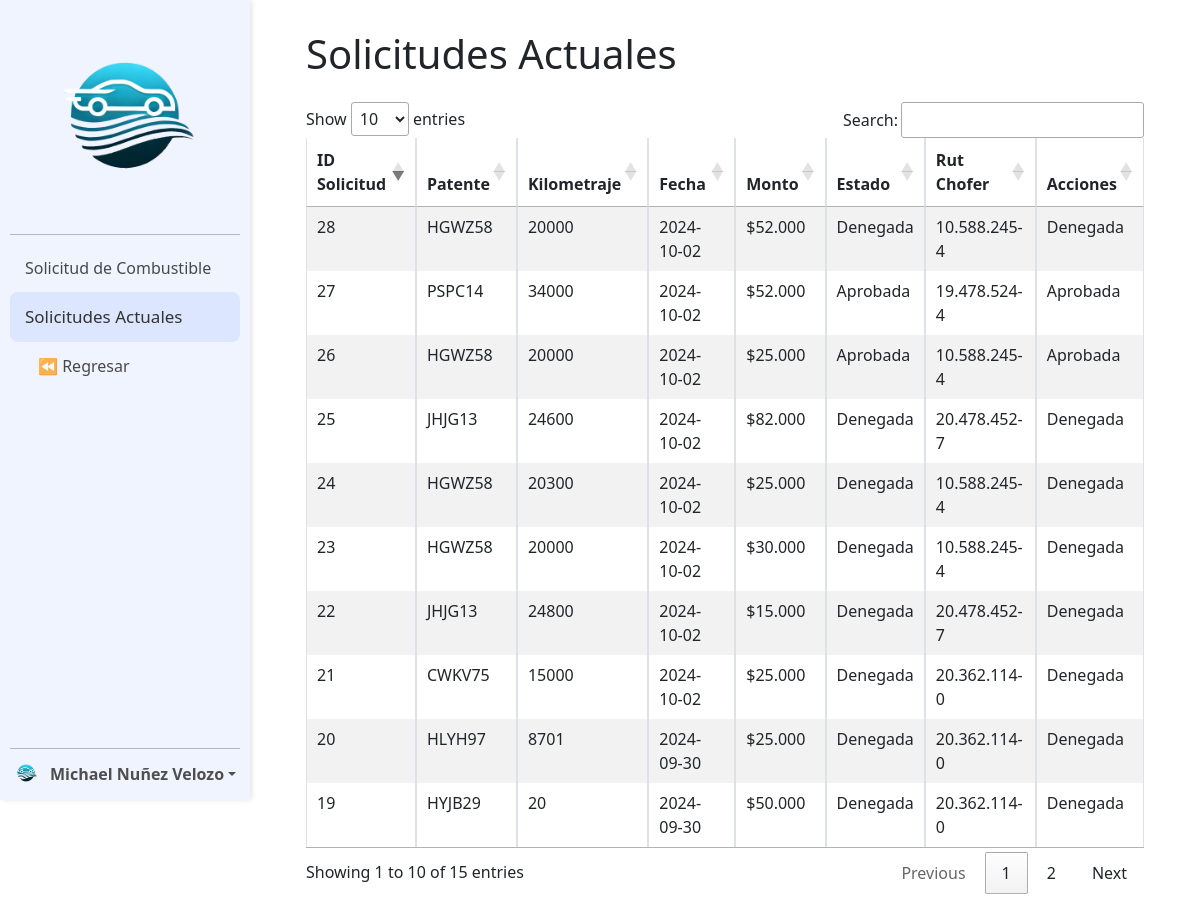
Page /Modulo_Flota/solicitud_combustible/lista_solicitudes.php (signed in) on the committed database.
### tables this page shows
CREATE TABLE `solicitud_combustible` (
  `id_solicitud` int(11) NOT NULL AUTO_INCREMENT,
  `patente` varchar(8) NOT NULL,
  `rut` varchar(15) NOT NULL,
  `fecha` date NOT NULL,
  `kilometraje` int(11) NOT NULL,
  `monto` decimal(10,2) NOT NULL,
  `estado` enum('Pendiente','Aprobada','Denegada') DEFAULT 'Pendiente',
  `rut_autorizador` varchar(15) DEFAULT NULL,
  PRIMARY KEY (`id_solicitud`),
  KEY `patente` (`patente`),
  KEY `rut` (`rut`),
  CONSTRAINT `solicitud_combustible_ibfk_1` FOREIGN KEY (`patente`) REFERENCES `vehiculo` (`patente`),
  CONSTRAINT `solicitud_combustible_ibfk_2` FOREIGN KEY (`rut`) REFERENCES `usuario` (`rut`)
);

### Modulo_Flota/solicitud_combustible/lista_solicitudes.php (the view, shortened to what this page needs)
<?php
include("../conexion.php");
$sql_solicitudes = "
    SELECT sc.id_solicitud, sc.patente, sc.kilometraje, sc.fecha, sc.monto, sc.estado, sc.rut
    FROM solicitud_combustible sc
    JOIN usuario u ON sc.rut = u.rut
    WHERE u.supervisor = ? OR ? = 1";
$stmt = $conexion->prepare($sql_solicitudes);
$stmt->bind_param("ss", $_SESSION['rut'], $_SESSION['rol']);
$stmt->execute();
$resultado_solicitudes = $stmt->get_result();
?>
<!DOCTYPE html>
<html lang="es" dir="ltr">
<head>
    <link rel="stylesheet" type="text/css" href="../estilos_generales/sidebar.css">
    <link href="https://cdn.jsdelivr.net/npm/bootstrap@5.3.0-alpha3/dist/css/bootstrap.min.css" rel="stylesheet">
    <link rel="stylesheet" href="//cdn.datatables.net/1.13.7/css/jquery.dataTables.min.css" />
</head>
<body>
    <nav class="sidebar">
        <div class="cuadricula">
            <a href="">
                <img src="../img/logo.png" alt="Logo" class="logo_Blanco">
            </a>
            <hr class="sidebarHr">
            <a class="elemento" href="lista_solicitud.php">Solicitud de Combustible</a>
            <a class="elemento activo" href="">Solicitudes Actuales</a>
            <a class="elemento sub" href="../index.php">⏪ Regresar</a>
        </div>
        <div class="dropdown">
            <hr class="sidebarHr">
            <a href="#" class="d-flex align-items-center text-white text-decoration-none dropdown-toggle" data-bs-toggle="dropdown" aria-expanded="false">
                <img src="../img/logo.png" alt="" width="32" height="32" class="rounded-circle me-2">
                <strong><?php echo isset($_SESSION['nombre']) ? htmlspecialchars($_SESSION['nombre']) : 'Usuario'; ?></strong>
            </a>
        </div>
    </nav>
    <main class="content">
        <div class="d-flex justify-content-between align-items-center mb-3">
            <h1>Solicitudes Actuales</h1>
        </div>
        <table id="tabla_solicitudes" class="table table-striped table-bordered">
            <thead>
                <tr>
                    <th>ID Solicitud</th>
                    <th>Patente</th>
                    <th>Kilometraje</th>
                    <th>Fecha</th>
                    <th>Monto</th>
                    <th>Estado</th>
                    <th>Rut Chofer</th>
                    <th>Acciones</th>
                </tr>
            </thead>
            <tbody>
                <?php if ($resultado_solicitudes && $resultado_solicitudes->num_rows > 0): ?>
                    <?php while ($solicitud = $resultado_solicitudes->fetch_assoc()): ?>
                        <tr>
                            <td><?= htmlspecialchars($solicitud['id_solicitud']) ?></td>
                            <td><?= htmlspecialchars($solicitud['patente']) ?></td>
                            <td><?= htmlspecialchars($solicitud['kilometraje']) ?></td>
                            <td><?= htmlspecialchars($solicitud['fecha']) ?></td>
                            <td><?= '$' . number_format($solicitud['monto'], 0, ',', '.') ?></td>
                            <td><?= htmlspecialchars($solicitud['estado']) ?></td>
                            <td><?= htmlspecialchars($solicitud['rut']) ?></td>
                            <td>
                                <?php if ($solicitud['estado'] === 'Pendiente'): ?>
                                    <form action="php/gestionar_solicitud.php" method="POST" class="d-inline">
                                        <input type="hidden" name="id_solicitud" value="<?= $solicitud['id_solicitud'] ?>">
                                        <input type="hidden" name="accion" value="aprobar">
                                        <button type="submit" class="btn btn-success btn-sm">Aprobar</button>
                                    </form>
                                    <form action="php/gestionar_solicitud.php" method="POST" class="d-inline">
                                        <input type="hidden" name="id_solicitud" value="<?= $solicitud['id_solicitud'] ?>">
                                        <input type="hidden" name="accion" value="denegar">
                                        <button type="submit" class="btn btn-danger btn-sm">Denegar</button>
                                    </form>
                                <?php else: ?>
                                    <?= htmlspecialchars($solicitud['estado']) ?>
                                <?php endif; ?>
                            </td>
                        </tr>
                    <?php endwhile ?>
                <?php endif ?>
            </tbody>
        </table>
    </main>
</body>
</html>

### Modulo_Flota/estilos_generales/sidebar.css (style rules this page uses)
.sidebar { padding: 10px; width: 250px; background-color: #f0f4ff; position: fixed; height: 100vh; display: flex; flex-direction: column; justify-content: space-between; z-index: 1; overflow-y: auto; transition: all 0.3s ease; box-shadow: 2px 0 5px rgba(0, 0, 0, 0.1); }
img.logo_Blanco { width: 100%; }
.cuadricula a { display: block; color: #000000 !important; padding: 12px 15px 12px 15px; text-decoration: none; transition: 0.3s; border-radius: 8px; }
.sidebar a.elemento { opacity: 0.7; }
.sidebar a.elemento.activo { opacity: 1; font-size: 17px; background-color: #dce6ff; color: #333 !important; }
.sidebar a.sub { padding-left: 28px; }
.content { margin-left: 250px; padding-top: 30px !important; padding-left: 56px !important; padding-right: 56px !important; padding-bottom: 10px !important; transition: margin-left 0.3s ease; }
hr.sidebarHr { position: relative !important; margin-top: 0px !important; margin-bottom: 9px !important; color: #020202 !important; }
.dropdown a { color: #4e4e4e !important; }

### rows in the picture
solicitud_combustible: id_solicitud "19", patente "HYJB29", kilometraje "20", fecha "2024-09-30", monto "50.000", estado "Denegada", rut "20.362.114-0"
solicitud_combustible: id_solicitud "20", patente "HLYH97", kilometraje "8701", fecha "2024-09-30", monto "25.000", estado "Denegada", rut "20.362.114-0"
solicitud_combustible: id_solicitud "21", patente "CWKV75", kilometraje "15000", fecha "2024-10-02", monto "25.000", estado "Denegada", rut "20.362.114-0"
solicitud_combustible: id_solicitud "22", patente "JHJG13", kilometraje "24800", fecha "2024-10-02", monto "15.000", estado "Denegada", rut "20.478.452-7"
solicitud_combustible: id_solicitud "23", patente "HGWZ58", kilometraje "20000", fecha "2024-10-02", monto "30.000", estado "Denegada", rut "10.588.245-4"
solicitud_combustible: id_solicitud "24", patente "HGWZ58", kilometraje "20300", fecha "2024-10-02", monto "25.000", estado "Denegada", rut "10.588.245-4"
solicitud_combustible: id_solicitud "25", patente "JHJG13", kilometraje "24600", fecha "2024-10-02", monto "82.000", estado "Denegada", rut "20.478.452-7"
solicitud_combustible: id_solicitud "26", patente "HGWZ58", kilometraje "20000", fecha "2024-10-02", monto "25.000", estado "Aprobada", rut "10.588.245-4"
solicitud_combustible: id_solicitud "27", patente "PSPC14", kilometraje "34000", fecha "2024-10-02", monto "52.000", estado "Aprobada", rut "19.478.524-4"
solicitud_combustible: id_solicitud "28", patente "HGWZ58", kilometraje "20000", fecha "2024-10-02", monto "52.000", estado "Denegada", rut "10.588.245-4"

### other values in the picture
$_SESSION['nombre'] "Michael Nuñez Velozo"
